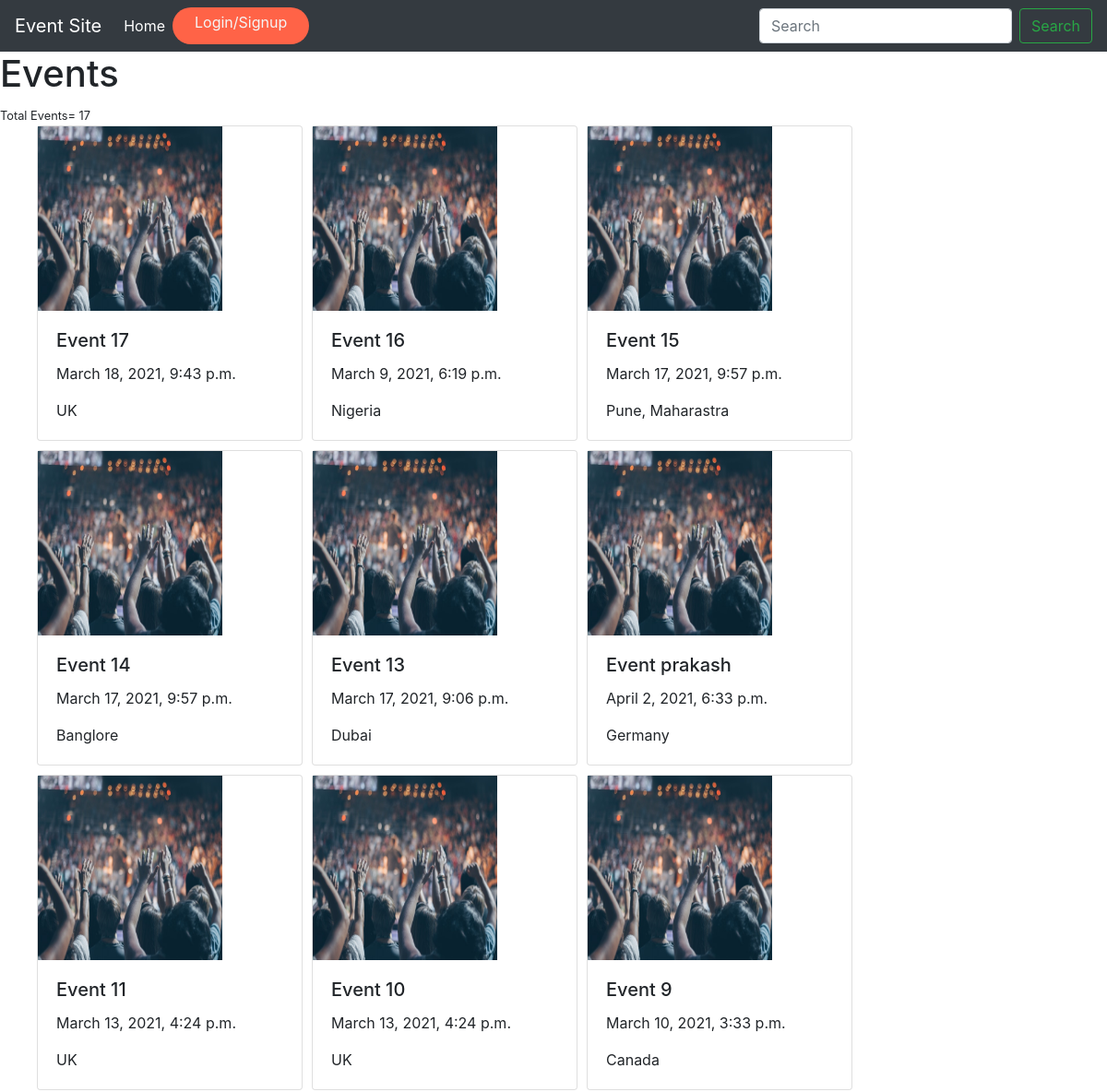
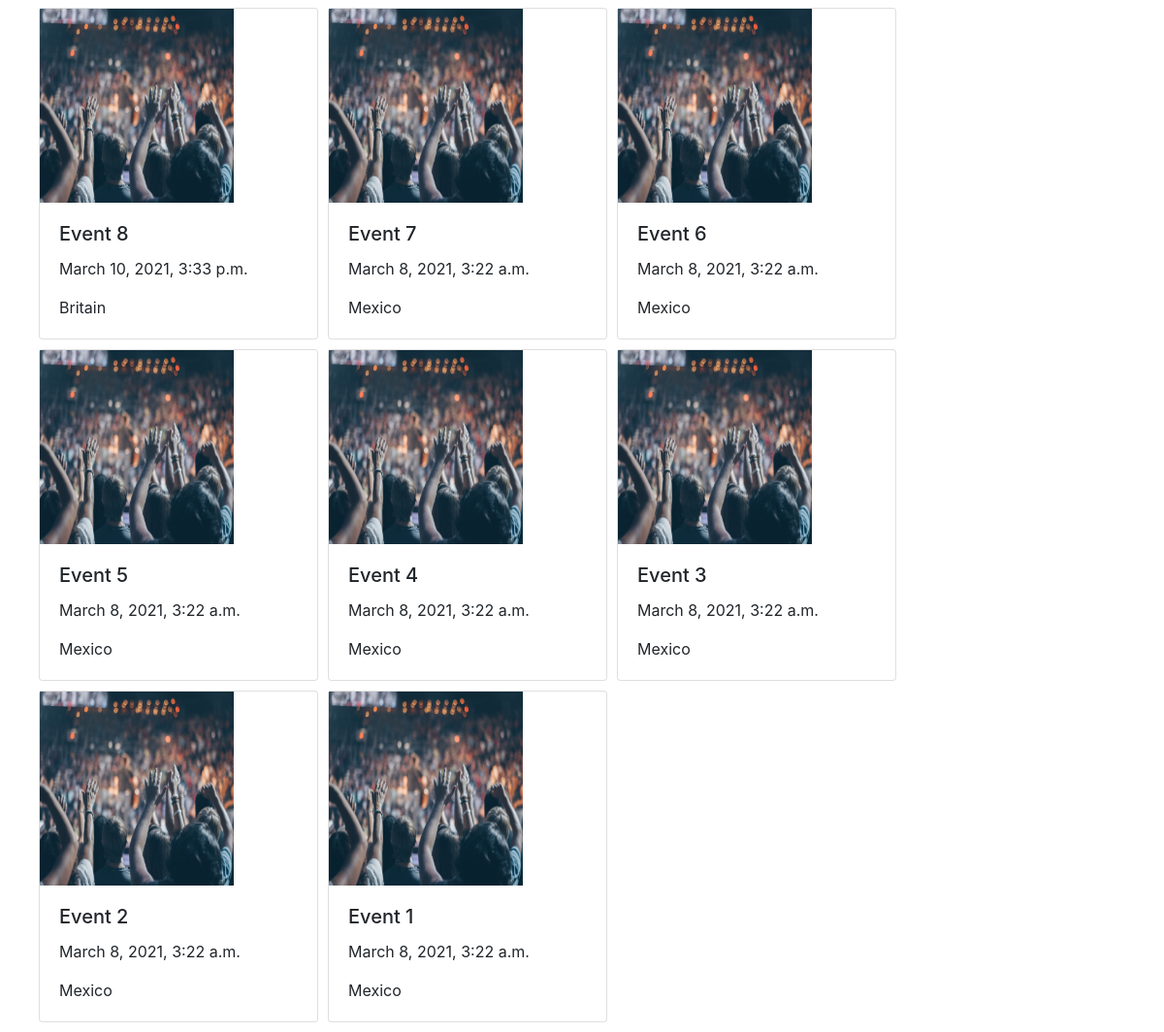
The page / on the database its author committed (2 pictures, top to bottom).
### event_app/models.py (models this page shows, shortened)
class Event(models.Model):
    event_id = models.AutoField(primary_key=True)
    event_name = models.CharField(max_length=254)
    data = models.CharField(max_length=254)
    date_time = models.DateTimeField(auto_now_add=False)
    location = models.CharField(max_length=254)
    image = models.ImageField(upload_to='upload/images',default='https://dummyimage.com/300x400/e0bfe0/202129.jpg&text=Event', blank=True)
    is_liked = models.BooleanField(default=False)

### event_app/views.py (the view)
# urls.py: 2. Add a URL to urlpatterns:  path('', views.home, name='home')
def home(request):
    all_event = Event.objects.all().order_by('-event_id')
    total = all_event.count()
    context = {'all_event': all_event, 'total':total, }
    return render(request, 'home.html', context)

### event_app/templates/home.html (shortened to what this page needs)
{% extends "navbar.html" %}
{% block body %}
        <h1>Events  </h1>
        <small>Total Events= {{total}}</small>
        <div class="container">
            <div class="row" style="display: flex; justify-content:flex-start;">
        {% for event in all_event %}
                    <div class="card"  style="width: 18rem; margin-left: 10px; margin-bottom: 10px;">
                        <img src="{{event.image.url}}" alt="" width="200" height="200">
                        <div class="card-body">
                            <h5 class="card-title">{{event.event_name}}</h5>
                            <p class="card-text">{{event.date_time}}</p>
                            <p class="card-text">{{event.location}}</p>
                          </div>
                </div>
        {% endfor %}
                </div>
    {% endblock %}

### event_app/templates/navbar.html (shortened to what this page needs)
<!DOCTYPE html>
<html lang="en">
<head>
    <link rel="stylesheet" href="https://maxcdn.bootstrapcdn.com/bootstrap/4.0.0/css/bootstrap.min.css">
    <link rel="stylesheet" href="https://cdnjs.cloudflare.com/ajax/libs/font-awesome/4.7.0/css/font-awesome.min.css">
    <link rel="stylesheet" href="https://stackpath.bootstrapcdn.com/font-awesome/4.7.0/css/font-awesome.min.css">
</head>
<body>
    <nav class="navbar navbar-expand-lg navbar-dark bg-dark">
        <a class="navbar-brand" href="#">Event Site</a>
        <div class="collapse navbar-collapse" id="navbarSupportedContent">
          <ul class="navbar-nav mr-auto">
            <li class="nav-item active">
              <a class="nav-link" href="/">Home <span class="sr-only">(current)</span></a>
            </li>
            {% if user.is_authenticated %}
            <li class="nav-item">
              <a class="nav-link" href="/create_event">Add Events</a>
            </li>
            <li class="nav-item">
                <a class="nav-link" href="{% url 'like' %}">Favourite &nbsp;<i class="fa fa-heart heart"  ></i></a>
            </li>
            <li class="nav-item dropdown">
                <a class="nav-link dropdown-toggle" href="#" id="navbarDropdown" role="button" data-toggle="dropdown" aria-haspopup="true" aria-expanded="false">
                  Hi {{request.user}}
                </a>
                <div class="dropdown-menu" aria-labelledby="navbarDropdown">
                  <a class="dropdown-item" href="">Profile</a>
                  <a class="dropdown-item" href="{% url 'like' %}">Favourite &nbsp;<i class="fa fa-heart heart"  ></i></a>
                  <div class="dropdown-divider"></div>
                  <a class="dropdown-item" href="{% url 'logout' %}">Logout</a>
                {% else %}
                <a style="color: whitesmoke; background-color: tomato; border-radius: 20px;" class="dropdown-item" href="{% url 'login' %}">Login/Signup</a>
            {% endif %}
          </ul>
          <form action="{% url 'search' %}" class="form-inline my-2 my-lg-0" align="center" method="GET">
            <input class="form-control mr-sm-2" name="search" type="search" placeholder="Search" aria-label="Search">
            <button class="btn btn-outline-success my-2 my-sm-0" type="submit">Search</button>
          </form>
        </div>
      </nav>
    {% block body %}  {% endblock %}
</body>
</html>

### rows shown on the page
Event: image (picture), event_name "Event 17", date_time "March 18, 2021, 9:43 p.m.", location "UK"
Event: image (picture), event_name "Event 16", date_time "March 9, 2021, 6:19 p.m.", location "Nigeria"
Event: image (picture), event_name "Event 15", date_time "March 17, 2021, 9:57 p.m.", location "Pune, Maharastra"
Event: image (picture), event_name "Event 14", date_time "March 17, 2021, 9:57 p.m.", location "Banglore"
Event: image (picture), event_name "Event 13", date_time "March 17, 2021, 9:06 p.m.", location "Dubai"
Event: image (picture), event_name "Event prakash", date_time "April 2, 2021, 6:33 p.m.", location "Germany"
Event: image (picture), event_name "Event 11", date_time "March 13, 2021, 4:24 p.m.", location "UK"
Event: image (picture), event_name "Event 10", date_time "March 13, 2021, 4:24 p.m.", location "UK"
Event: image (picture), event_name "Event 9", date_time "March 10, 2021, 3:33 p.m.", location "Canada"
Event: image (picture), event_name "Event 8", date_time "March 10, 2021, 3:33 p.m.", location "Britain"
Event: image (picture), event_name "Event 7", date_time "March 8, 2021, 3:22 a.m.", location "Mexico"
Event: image (picture), event_name "Event 6", date_time "March 8, 2021, 3:22 a.m.", location "Mexico"
Event: image (picture), event_name "Event 5", date_time "March 8, 2021, 3:22 a.m.", location "Mexico"
Event: image (picture), event_name "Event 4", date_time "March 8, 2021, 3:22 a.m.", location "Mexico"
Event: image (picture), event_name "Event 3", date_time "March 8, 2021, 3:22 a.m.", location "Mexico"
Event: image (picture), event_name "Event 2", date_time "March 8, 2021, 3:22 a.m.", location "Mexico"
Event: image (picture), event_name "Event 1", date_time "March 8, 2021, 3:22 a.m.", location "Mexico"

### other values the page prints
{{ total }} "17"
